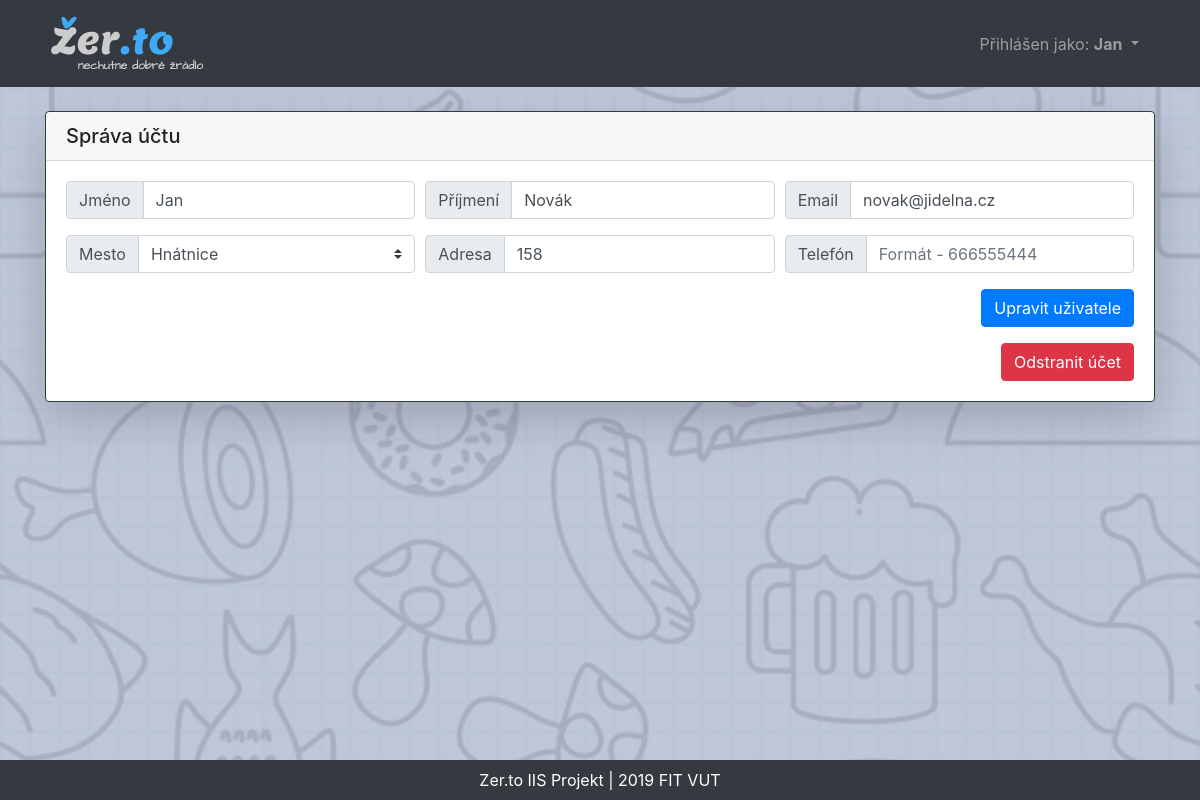
Screenshot of /IIS/account/manage_user.php?user=2 (signed in) with the database file from the repository.
### tables this page shows
CREATE TABLE `user` (
  `id` int(11) NOT NULL,
  `jmeno` varchar(150) DEFAULT NULL,
  `prijmeni` varchar(150) DEFAULT NULL,
  `email` varchar(200) NOT NULL,
  `password` varchar(200) DEFAULT NULL,
  `mesto` varchar(100) DEFAULT NULL,
  `adresa` varchar(200) DEFAULT NULL,
  `telefon` int(11) DEFAULT NULL,
  `prava` int(11) NOT NULL DEFAULT '5'
);

### IIS/account/manage_user.php (the view, shortened to what this page needs)
<!DOCTYPE html>
<html>
	<head>
        <link rel="stylesheet" href="https://stackpath.bootstrapcdn.com/bootstrap/4.4.0/css/bootstrap.min.css" />
        <link rel="stylesheet" href="../styles/styles.css" />
	</head>
	<body>
        <nav class='mb-4 navbar navbar-expand-lg navbar-dark bg-dark'>
            <div class='container'>
                <a class='navbar-brand' href='../index.php'><img src='../pic/logo/logo.png' /></a>
                    <div class='collapse navbar-collapse' id='navbarSupportedContent-4'>
                        <ul class='navbar-nav ml-auto'>
                        <?php
                            if(isset($_SESSION['jmeno'])){
                                echo "
                                <li class='nav-link dropdown'>
                                    <span class='nav-link dropdown-toggle' id='navbarDropdownMenuLink-4' data-toggle='dropdown' aria-haspopup='true' aria-expanded='false'>Přihlášen jako:
                                    <b>".$_SESSION['jmeno']."</b>
                                    </span>
                                    <div class='dropdown-menu dropdown-menu-right' aria-labelledby='navbarDropdownMenuLink-4'>
                                    ";
                            echo "</div></nav>";
            }
        ?>
    <main class="container">
        <section class="row justify-content-md-center">
            <div class="col col-md-12">
                <div class="card shadow-lg border-dark">
                    <h5 class="card-header">Správa účtu</h5>
                    <div class="card-body">
        <?php
            $db = dbconnect();
            $user_id = filter_input(INPUT_GET, "user", FILTER_SANITIZE_NUMBER_INT);
                            ?>
                        </script><?php
            $sql = "SELECT jmeno, prijmeni, email, mesto, adresa, telefon, prava FROM user WHERE id = $user_id";
            $user = $db->prepare($sql);
            $user->execute();
            $user->bind_result($jmeno, $prijmeni, $email, $mesto, $adresa, $telefon, $prava);
            if($jmeno != NULL){
                echo"
                <form class='clearfix' method=\"post\" action=\"\" enctype=\"multipart/form-data\" name=\"userform\" onsubmit=\"return checkInput()\">
                    <div class='form-row'>
                        <div class='col-md-4 mb-3'>
                            <div class='input-group'>
                                <div class='input-group-prepend'>
                                    <label class='input-group-text' id='jmeno'>Jméno</label>
                                </div>
                                <input class='form-control' id='jmeno' type=\"text\" value=\"$jmeno\" name=\"jmeno\" required=\"required\">
                            </div>
                        </div>
                        <div class='col-md-4 mb-3'>
                            <div class='input-group'>
                                <div class='input-group-prepend'>
                                    <label class='input-group-text' id='prijmeni'>Příjmení</label>
                                </div>
                                <input class='form-control' id='prijmeni' type=\"text\" value=\"$prijmeni\" name=\"prijmeni\" required=\"required\">
                            </div>
                        </div>
                        <div class='col-md-4 mb-3'>
                            <div class='input-group'>
                                <div class='input-group-prepend'>
                                    <label class='input-group-text' id='email'>Email</label>
                                </div>
                                <input class='form-control' id='email' type=\"text\" value=\"$email\" name=\"email\" required=\"required\">
                            </div>
                        </div>
                    </div>
                    <div class='form-row'>
                        <div class='col-md-4 mb-3'>
                            <div class='input-group'>
                                <div class='input-group-prepend'>
                                    <label class='input-group-text' id='mesto'>Mesto</label>
                                </div>
                                <select class='custom-select' id='mesto' name=\"mesto\">
                                    <option selected disabled value=''>Vyberte ...</option>";
                                        $sql_mesta = "SELECT nazev FROM mesta";
                                        $mesta = $db->query($sql_mesta);
                                        if ($mesta->num_rows > 0) {
                                            while ($row = $mesta->fetch_assoc()) {
                                                if($row['nazev'] == $mesto)
                                                    echo "<option value=\"".$row["nazev"]."\" selected>".$row["nazev"] . "</option>";
                                                else
                                                    echo "<option value=\"".$row["nazev"]."\">".$row["nazev"] . "</option>";
                                            }
                                        }
                        echo "
                                </select>
                            </div>
                        </div>
                        <div class='col-md-4 mb-3'>
                            <div class='input-group'>
                                <div class='input-group-prepend'>
                                    <label class='input-group-text' id='adresa'>Adresa</label>
                                </div>
                                <input class='form-control' id='adresa' placeholder='Ulica a číslo' type=\"text\" value=\"$adresa\" name=\"adresa\">
                            </div>
                        </div>
                        <div class='col-md-4 mb-3'>
                            <div class='input-group'>
                                <div class='input-group-prepend'>
                                    <label class='input-group-text' id='telefon'>Telefón</label>
                                </div>
                                <input class='form-control' id='telefon' type=\"text\" value=\"$telefon\" name=\"telefon\" placeholder='Formát - 666555444'>
                            </div>
                        </div>
                    </div> ";
                   echo "<input class='btn btn-primary float-right' type=\"submit\" name=\"submit\" value=\"Upravit uživatele\">
                </form>
                <form class='' onsubmit='return confirm(\"Opravdu chcete smazat účet?\")' action='manage_user.php?user=$user_id' method='post'>
                    <input class='btn btn-danger float-right' type=\"submit\" name=\"subdel\" value=\"Odstranit účet\">
                </form>";
            }else{
                echo "<p class='alert alert-danger text-center border-danger my-2'>Uživatel s tímto id neexistuje!</p>";
            }
        ?>
                    </div>
                </div>
            </div>
        </section>
    </main>
    <footer>
        <div class="bg-dark p-2 text-center text-white footer">
            Zer.to IIS Projekt | 2019 FIT VUT
        </div>
    </footer>
	</body>
</html>

### IIS/styles/styles.css (style rules this page uses)
html { height: 100%; margin: 0; padding: 0; }
body { background: linear-gradient(rgba(185, 193, 214, 0.9), rgba(185, 193, 214, 0.9)), url("../pic/logo/bgd.jpg") #FFF; background-size: cover; min-height: 100%; margin: 0; padding: 0 0 100px 0; position: relative; }
.footer { position: absolute; bottom: 0; width: 100%; }

### rows the page displays
user: jmeno "Jan", prijmeni "Novák", email "novak@jidelna.cz", adresa "158"

### other values shown
$_SESSION['jmeno'] "Jan"
form field mesto "Hnátnice"
